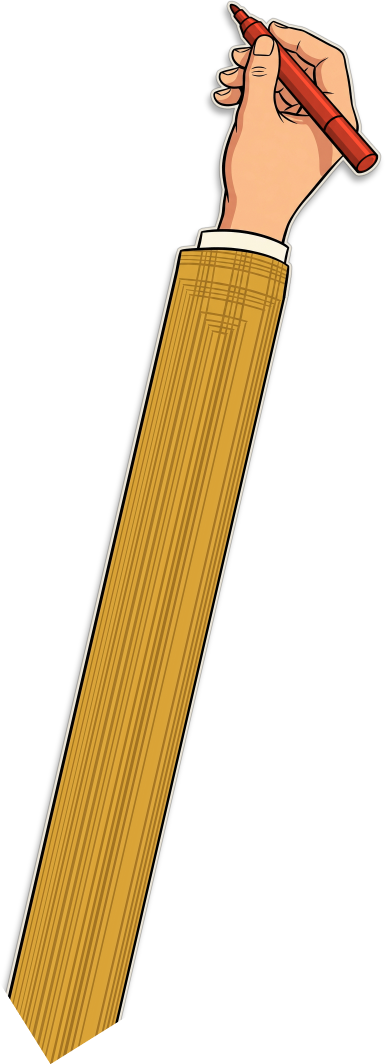
#> input picture assets/hands/hand_marker_under.png, 1155 x 3192 px (shown at 1/3 size)
$ python make_stamp_hand.py
#> lines starting #> are read from the running program, lines starting #| are printed output that depends on the picture; after the words box and inside, x2 and y2 are one past the last pixel; in counts of white or black regions, pixels touching at a corner belong together
"""Builds assets/hands/hand_stamp.png (code-drawn, from the existing marker hand — no generation):
the hand comes from above gripping a rubber stamp (wooden handle + knob, wooden mount, red rubber base).
Tip = bottom centre of the rubber (the point that touches the paper)."""
import json, math
from pathlib import Path
import cv2
import numpy as np
from PIL import Image, ImageDraw

HD = Path(__file__).resolve().parent.parent / "assets" / "hands"
src = np.array(Image.open(HD / "hand_marker_under.png").convert("RGBA"))
#> src is the input picture: shape (3192, 1155, 4); mean R, G, B, A 58.2, 43.3, 19.9, 76.4
H0, W0 = src.shape[:2]
#> H0 = 3192; W0 = 1155
tip = np.array([691.0, 11.0])
back = np.array([1090.0, 480.0])  # far end of the marker
r, g, b, a = [src[..., i].astype(int) for i in range(4)]
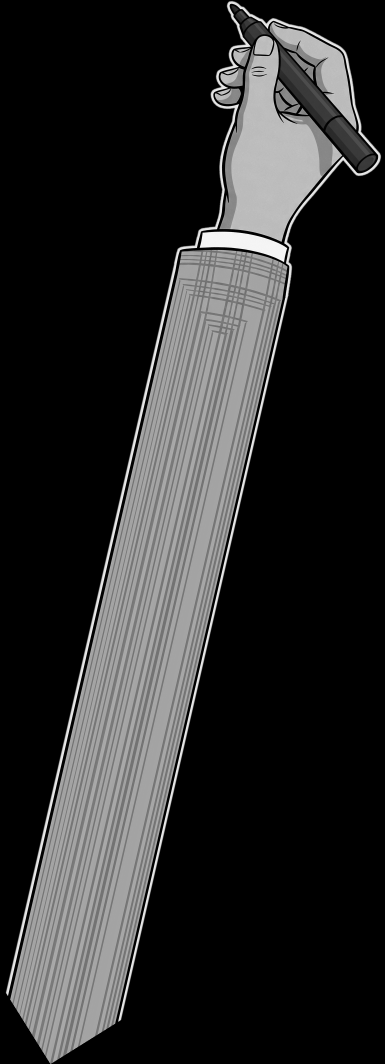
#> g: shape (3192, 1155) int64 (shown at 1/3 size); min 0, max 255, mean 43.3
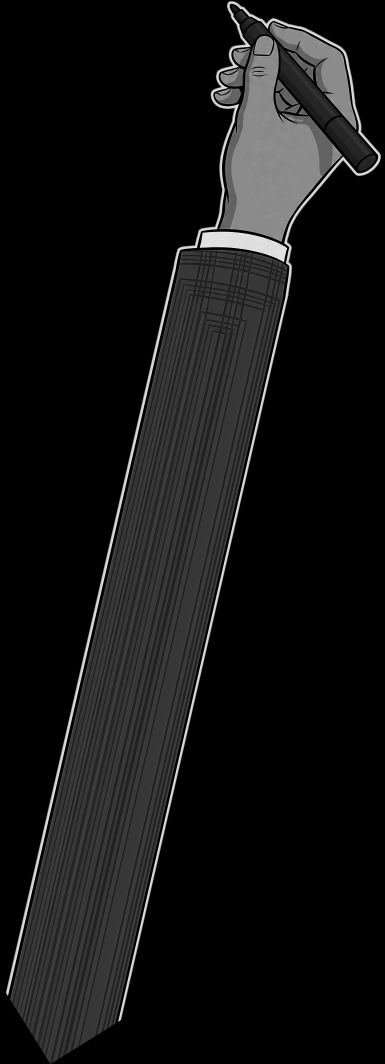
#> b: shape (3192, 1155) int64 (shown at 1/3 size); min 0, max 255, mean 19.9
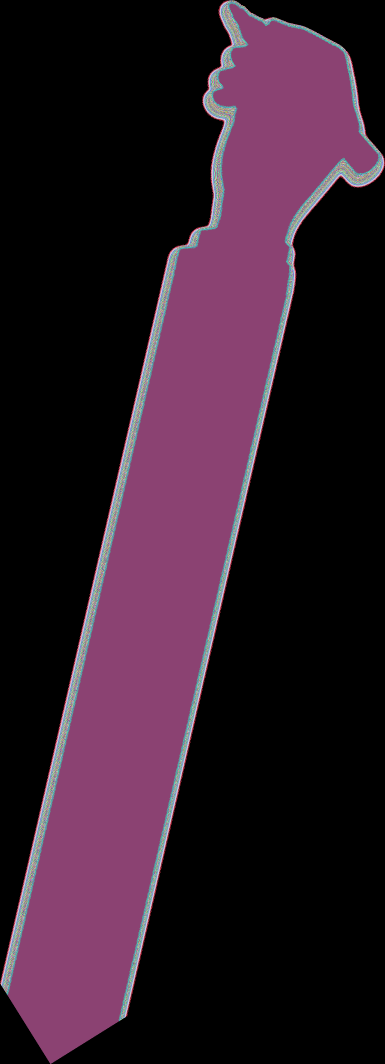
#> a: shape (3192, 1155) int64 (shown at 1/3 size); 256 distinct labels, from 0 to 255; one colour per label, 0 black
red = (r > g + 95) & (r > b + 95) & (a > 0)
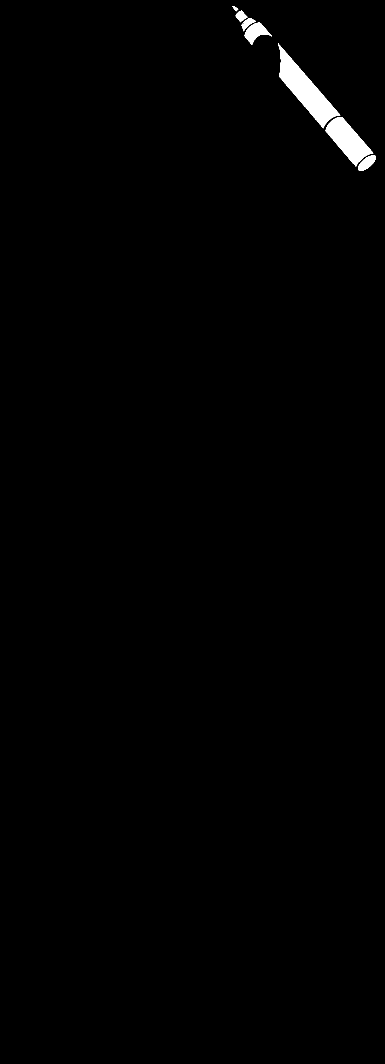
#> red: shape (3192, 1155) bool (shown at 1/3 size); 0.8% white; 8 white regions (1 under 20 px), largest, box (x1, y1, x2, y2) and area: (834, 130, 1021, 385) 14704, (977, 351, 1120, 500) 9449, (734, 68, 816, 134) 2466
# recolour the marker body to wood (fingers in front of it stay; black outlines stay)
lum = (0.3 * r + 0.59 * g + 0.11 * b) / 120.0
k = np.clip(lum, 0.55, 1.35)
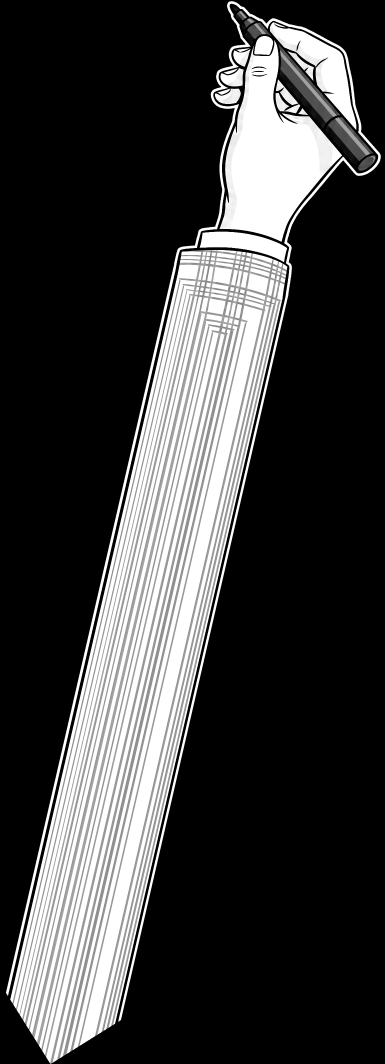
#> k: shape (3192, 1155) float64 (shown at 1/3 size); min 0.55, max 1.35, mean 0.744; drawn with min black and max white
for i, c in enumerate((176, 120, 66)):
    ch = src[..., i].astype(np.float32)
    ch[red] = np.clip(c * k[red], 0, 255)
    src[..., i] = ch.astype(np.uint8)
# rotate so the marker axis points straight down, tip at the bottom
v = tip - back
ang = math.degrees(math.atan2(v[1], v[0]))  # direction back -> tip
rot = 90 - ang  # make it +90 (down)
L = int(math.hypot(W0, H0)) + 200
#> L = 3594
M = cv2.getRotationMatrix2D((float(tip[0]), float(tip[1])), -rot, 1.0)
M[0, 2] += L / 2 - tip[0]
M[1, 2] += L * 0.75 - tip[1]
hand = cv2.warpAffine(src, M, (L, L), flags=cv2.INTER_LINEAR, borderValue=(0, 0, 0, 0))
cx, ty = L // 2, int(L * 0.75)  # tip after rotation
#> cx = 1797; ty = 2695
mlen = float(np.hypot(*v))
# stamp: drawn behind the hand (handle shows where the marker was)
st = Image.new("RGBA", (L, L), (0, 0, 0, 0))
#> st: PIL image 3594x3594 RGBA; every value is 0
d = ImageDraw.Draw(st)
ink = (30, 27, 24, 255)
wood, wood_d = (176, 120, 66, 255), (128, 82, 42, 255)
hw = 44  # handle half width (≈ the marker's width)
top = ty - mlen - 40
#> top = 2039.2
base_top = ty - 190
#> base_top = 2505
d.ellipse((cx - 88, top - 40, cx + 88, top + 110), fill=wood, outline=ink, width=8)  # knob
d.ellipse((cx - 50, top - 10, cx - 5, top + 30), fill=(214, 160, 104, 255))
out = Image.alpha_composite(st, Image.fromarray(hand))
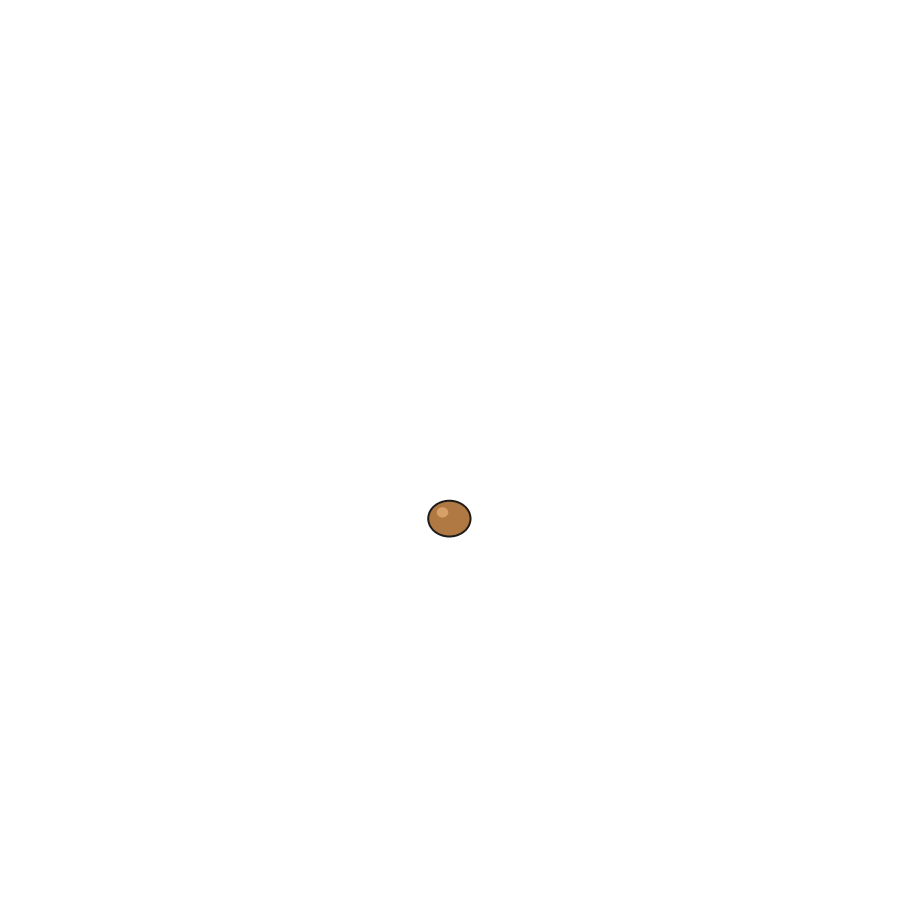
#> st: PIL image 3594x3594 RGBA (shown at 1/4 size); mean R, G, B, A 0.2, 0.2, 0.1, 0.4; transparent parts drawn white
fr = Image.new("RGBA", (L, L), (0, 0, 0, 0))
fd = ImageDraw.Draw(fr)
fd.rounded_rectangle((cx - 190, base_top, cx + 190, ty - 50), radius=14, fill=wood_d, outline=ink, width=8)
fd.line((cx - 170, base_top + 22, cx + 170, base_top + 22), fill=(160, 108, 60, 255), width=6)
fd.rectangle((cx - 180, ty - 54, cx + 180, ty), fill=(205, 52, 38, 255), outline=ink, width=8)
out = Image.alpha_composite(out, fr)
arr = np.array(out)
ys, xs = np.where(arr[..., 3] > 0)
x0, x1, y0, y1 = xs.min(), xs.max() + 1, ys.min(), ty + 6
#> x0 = 1607; x1 = 3594; y0 = 887; y1 = 2701
arr = arr[y0:y1, x0:x1]
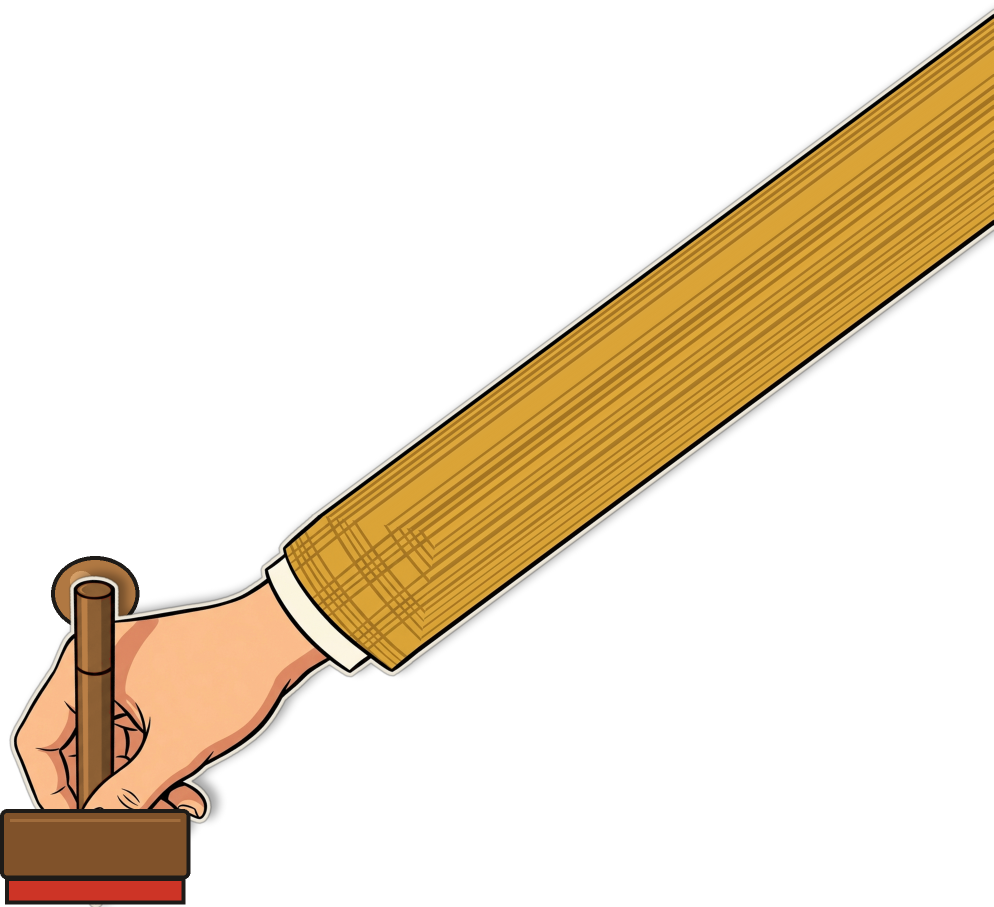
#> arr: shape (1814, 1987, 4) (shown at 1/2 size); mean R, G, B, A 46.3, 34.4, 16.7, 63; transparent parts drawn white
Image.fromarray(arr).save(HD / "hand_stamp.png")
#> (the run stopped early here; a loop or call above may not have finished)

$ run again, with assets/hands/hand_colour.png copied over assets/hands/hand_marker_under.png
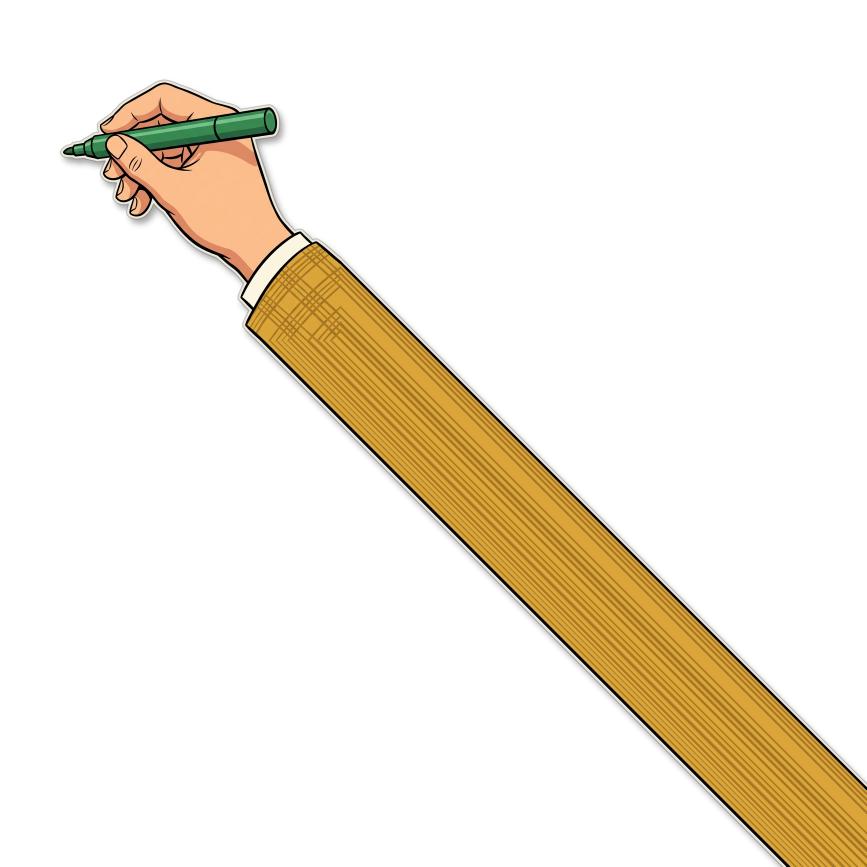
#> input picture assets/hands/hand_colour.png, 2600 x 2600 px (shown at 1/3 size)
#> src is the input picture: shape (2600, 2600, 4); mean R, G, B, A 31.2, 24.1, 11.2, 41.7
#> r: shape (2600, 2600) int64; 256 distinct labels, from 0 to 255
#> g: shape (2600, 2600) int64; 256 distinct labels, from 0 to 255
#> b: shape (2600, 2600) int64; 256 distinct labels, from 0 to 255
#> `r, g, b, a = [src[..., i].astype(int) for i in range(4)]`:
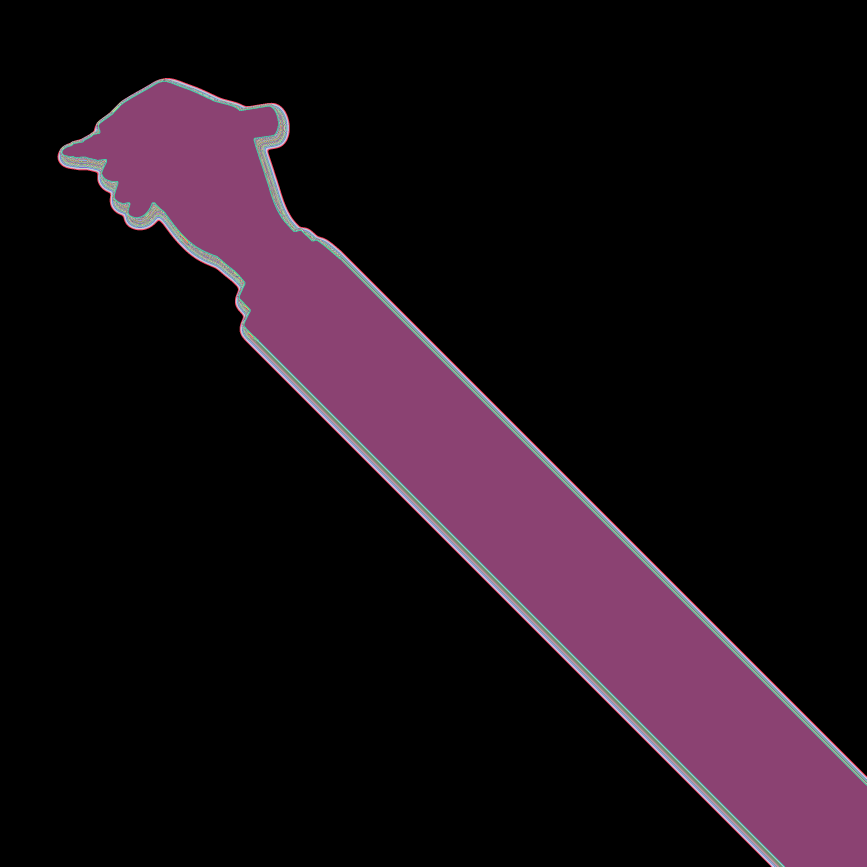
#> a: shape (2600, 2600) int64 (shown at 1/3 size); 256 distinct labels, from 0 to 255; one colour per label, 0 black
#> red: shape (2600, 2600) bool; every value is 0
#> x0 = 1748; x1 = 2639; y0 = 0; y1 = 2913
#> `arr = arr[y0:y1, x0:x1]`:
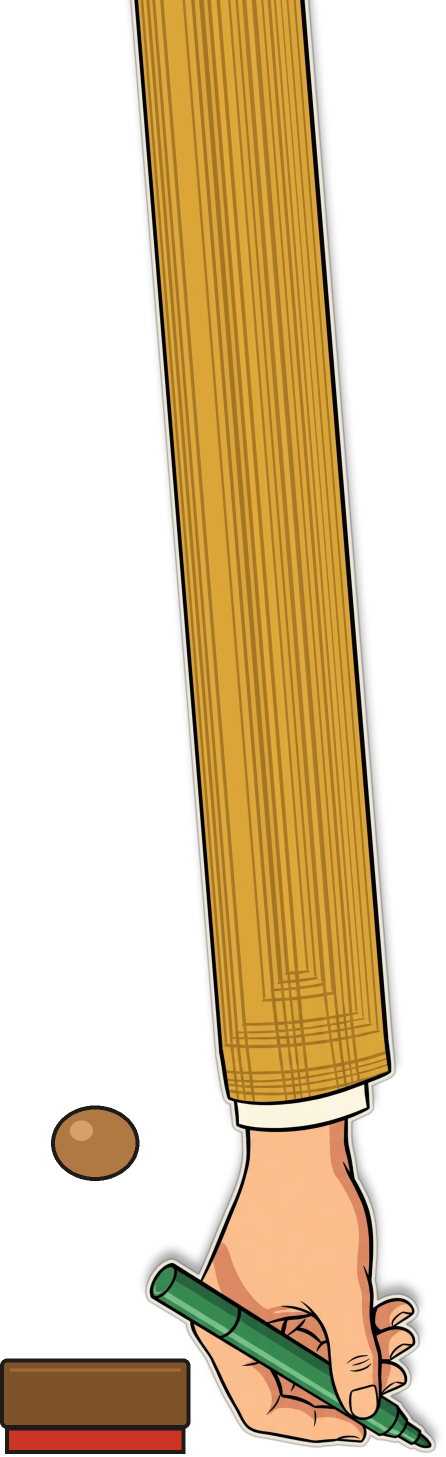
#> arr: shape (2913, 891, 4) (shown at 1/2 size); mean R, G, B, A 80.3, 61.3, 29.3, 110.2; transparent parts drawn white

$ run again, with assets/hands/hand_colour_cuff.png copied over assets/hands/hand_marker_under.png
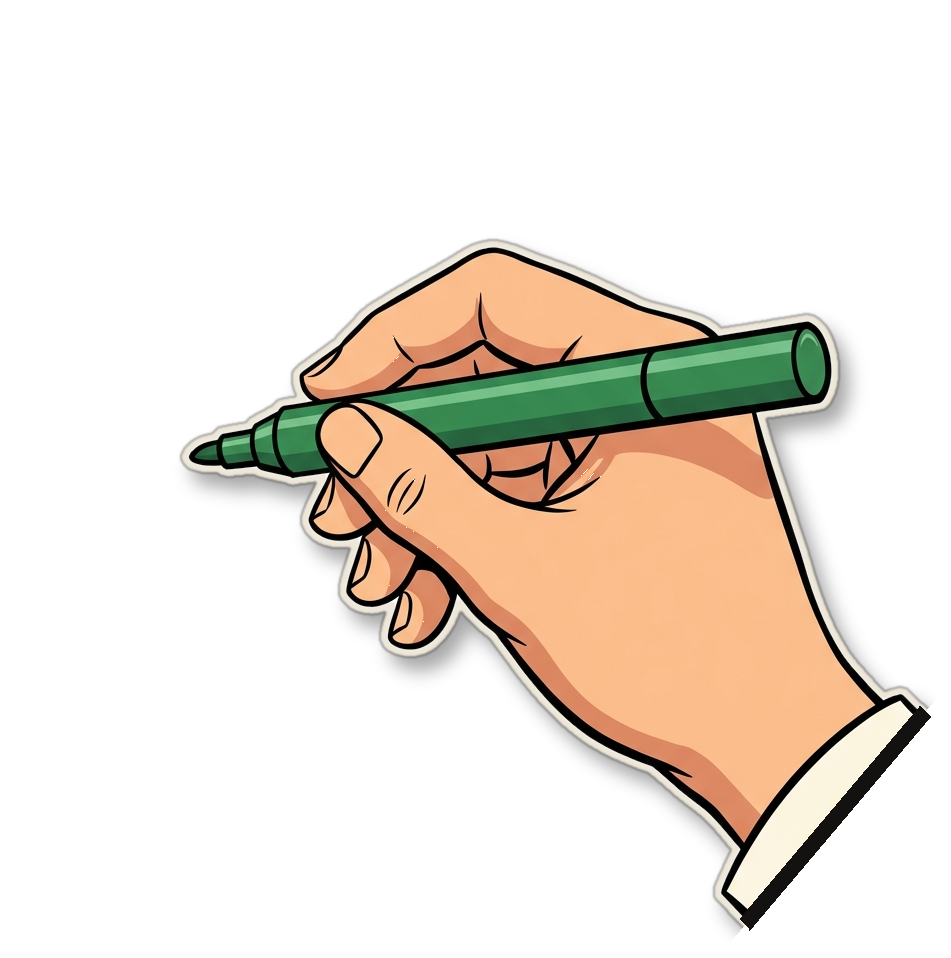
#> input picture assets/hands/hand_colour_cuff.png, 951 x 958 px
#> src is the input picture: shape (958, 951, 4); mean R, G, B, A 55.6, 45.6, 32.8, 68.6
#> r: shape (958, 951) int64; 256 distinct labels, from 0 to 255
#> g: shape (958, 951) int64; 256 distinct labels, from 0 to 255
#> b: shape (958, 951) int64; 256 distinct labels, from 0 to 255
#> `r, g, b, a = [src[..., i].astype(int) for i in range(4)]`:
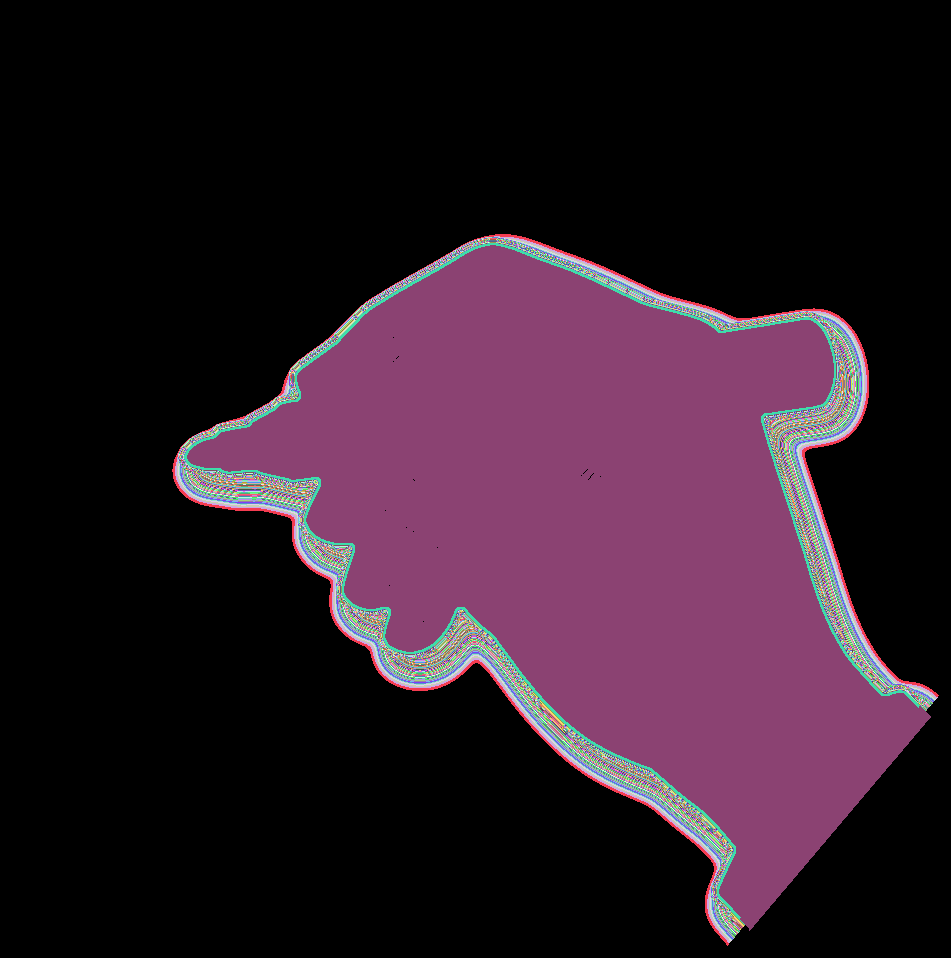
#> a: shape (958, 951) int64; 256 distinct labels, from 0 to 255; one colour per label, 0 black
#> red: shape (958, 951) bool; every value is 0
#> x0 = 584; x1 = 1476; y0 = 424; y1 = 1167
#> `arr = arr[y0:y1, x0:x1]`:
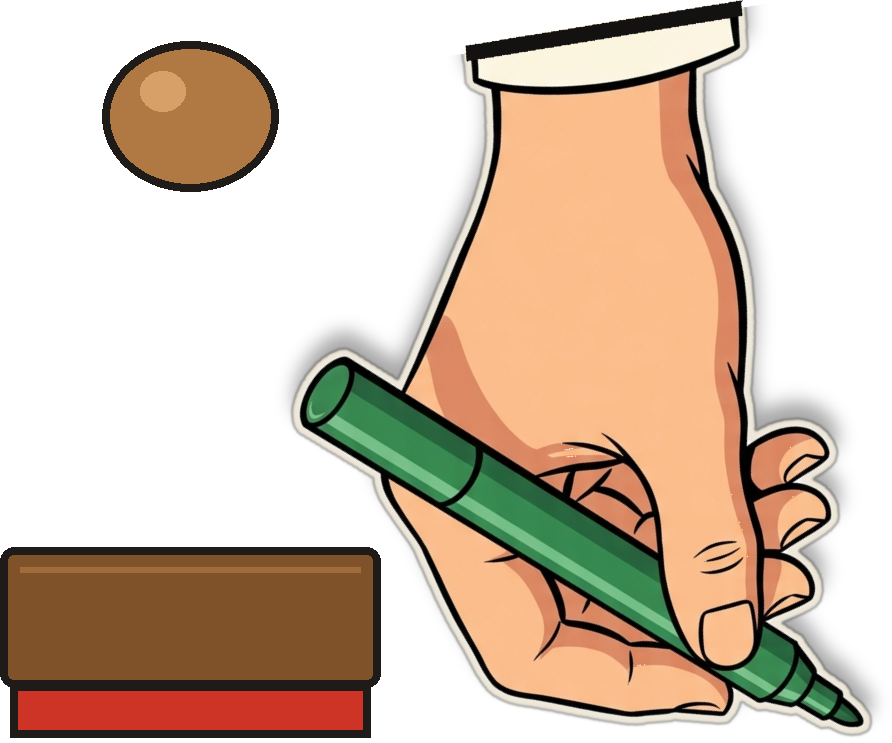
#> arr: shape (743, 892, 4); mean R, G, B, A 86.5, 66.9, 49, 129.9; transparent parts drawn white
